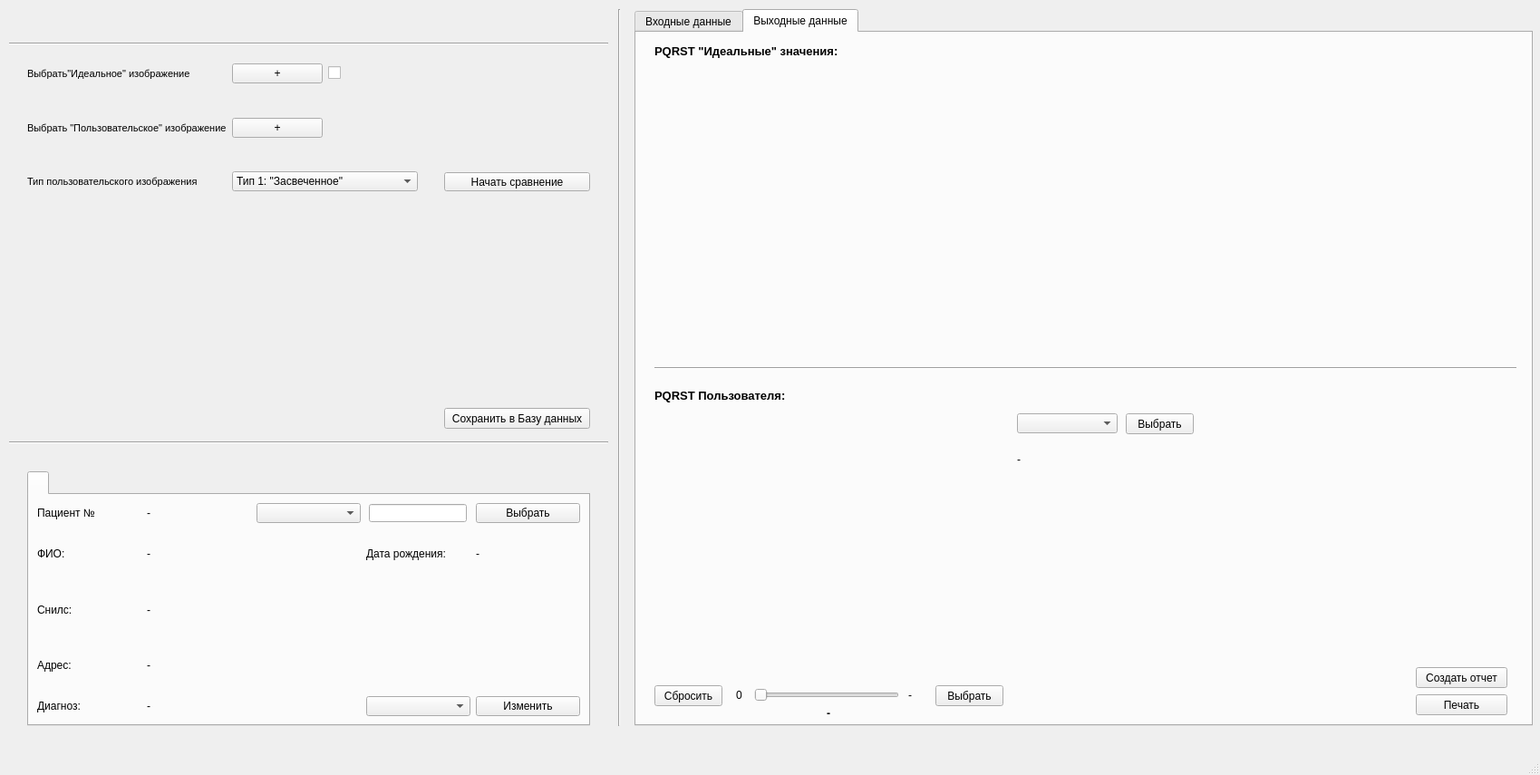
<?xml version="1.0" encoding="UTF-8"?>
<ui version="4.0">
 <class>MainWindow</class>
 <widget class="QMainWindow" name="MainWindow">
  <property name="geometry">
   <rect>
    <x>0</x>
    <y>0</y>
    <width>1699</width>
    <height>855</height>
   </rect>
  </property>
  <property name="windowTitle">
   <string>MainWindow</string>
  </property>
  <widget class="QWidget" name="centralwidget">
   <widget class="Line" name="line">
    <property name="geometry">
     <rect>
      <x>673</x>
      <y>10</y>
      <width>20</width>
      <height>791</height>
     </rect>
    </property>
    <property name="orientation">
     <enum>Qt::Vertical</enum>
    </property>
   </widget>
   <widget class="QPushButton" name="pushButton_2">
    <property name="geometry">
     <rect>
      <x>490</x>
      <y>190</y>
      <width>161</width>
      <height>21</height>
     </rect>
    </property>
    <property name="text">
     <string>Начать сравнение</string>
    </property>
   </widget>
   <widget class="Line" name="line_2">
    <property name="geometry">
     <rect>
      <x>10</x>
      <y>480</y>
      <width>661</width>
      <height>16</height>
     </rect>
    </property>
    <property name="orientation">
     <enum>Qt::Horizontal</enum>
    </property>
   </widget>
   <widget class="QPushButton" name="pushButton_3">
    <property name="geometry">
     <rect>
      <x>490</x>
      <y>450</y>
      <width>161</width>
      <height>23</height>
     </rect>
    </property>
    <property name="text">
     <string>Сохранить в Базу данных</string>
    </property>
   </widget>
   <widget class="QTabWidget" name="tabWidget_2">
    <property name="geometry">
     <rect>
      <x>700</x>
      <y>10</y>
      <width>991</width>
      <height>791</height>
     </rect>
    </property>
    <property name="currentIndex">
     <number>1</number>
    </property>
    <widget class="QWidget" name="tab">
     <attribute name="title">
      <string>Входные данные</string>
     </attribute>
     <widget class="PlotWidget" name="widget_2" native="true">
      <property name="geometry">
       <rect>
        <x>10</x>
        <y>40</y>
        <width>959</width>
        <height>221</height>
       </rect>
      </property>
     </widget>
     <widget class="PlotWidget" name="widget_3" native="true">
      <property name="geometry">
       <rect>
        <x>10</x>
        <y>548</y>
        <width>959</width>
        <height>211</height>
       </rect>
      </property>
     </widget>
     <widget class="PlotWidget" name="widget" native="true">
      <property name="geometry">
       <rect>
        <x>10</x>
        <y>300</y>
        <width>959</width>
        <height>211</height>
       </rect>
      </property>
     </widget>
     <widget class="QLabel" name="label_2">
      <property name="geometry">
       <rect>
        <x>10</x>
        <y>10</y>
        <width>941</width>
        <height>21</height>
       </rect>
      </property>
      <property name="font">
       <font>
        <pointsize>10</pointsize>
        <weight>75</weight>
        <bold>true</bold>
       </font>
      </property>
      <property name="text">
       <string>График &quot;Идеальные&quot; значения:</string>
      </property>
     </widget>
     <widget class="QLabel" name="label_3">
      <property name="geometry">
       <rect>
        <x>10</x>
        <y>270</y>
        <width>941</width>
        <height>21</height>
       </rect>
      </property>
      <property name="font">
       <font>
        <pointsize>10</pointsize>
        <weight>75</weight>
        <bold>true</bold>
       </font>
      </property>
      <property name="text">
       <string>График &quot;Пользовательские&quot; значения:</string>
      </property>
     </widget>
     <widget class="QLabel" name="label_13">
      <property name="geometry">
       <rect>
        <x>10</x>
        <y>520</y>
        <width>941</width>
        <height>21</height>
       </rect>
      </property>
      <property name="font">
       <font>
        <pointsize>10</pointsize>
        <weight>75</weight>
        <bold>true</bold>
       </font>
      </property>
      <property name="text">
       <string>График сравнения &quot;Идеальные&quot; и &quot;Пользовательские&quot; значения:</string>
      </property>
     </widget>
    </widget>
    <widget class="QWidget" name="tab_2">
     <attribute name="title">
      <string>Выходные данные</string>
     </attribute>
     <widget class="PlotWidget" name="widget_4" native="true">
      <property name="geometry">
       <rect>
        <x>20</x>
        <y>40</y>
        <width>381</width>
        <height>291</height>
       </rect>
      </property>
     </widget>
     <widget class="PlotWidget" name="widget_5" native="true">
      <property name="geometry">
       <rect>
        <x>20</x>
        <y>420</y>
        <width>381</width>
        <height>291</height>
       </rect>
      </property>
     </widget>
     <widget class="Line" name="line_3">
      <property name="geometry">
       <rect>
        <x>20</x>
        <y>360</y>
        <width>951</width>
        <height>21</height>
       </rect>
      </property>
      <property name="orientation">
       <enum>Qt::Horizontal</enum>
      </property>
     </widget>
     <widget class="QLabel" name="label_5">
      <property name="geometry">
       <rect>
        <x>20</x>
        <y>10</y>
        <width>381</width>
        <height>21</height>
       </rect>
      </property>
      <property name="font">
       <font>
        <pointsize>10</pointsize>
        <weight>75</weight>
        <bold>true</bold>
       </font>
      </property>
      <property name="text">
       <string>PQRST &quot;Идеальные&quot; значения:</string>
      </property>
     </widget>
     <widget class="QLabel" name="label_6">
      <property name="geometry">
       <rect>
        <x>20</x>
        <y>390</y>
        <width>381</width>
        <height>21</height>
       </rect>
      </property>
      <property name="font">
       <font>
        <pointsize>10</pointsize>
        <weight>75</weight>
        <bold>true</bold>
       </font>
      </property>
      <property name="text">
       <string>PQRST Пользователя:</string>
      </property>
     </widget>
     <widget class="QSlider" name="horizontalSlider_2">
      <property name="geometry">
       <rect>
        <x>130</x>
        <y>720</y>
        <width>160</width>
        <height>22</height>
       </rect>
      </property>
      <property name="orientation">
       <enum>Qt::Horizontal</enum>
      </property>
     </widget>
     <widget class="QPushButton" name="pushButton_5">
      <property name="geometry">
       <rect>
        <x>330</x>
        <y>720</y>
        <width>75</width>
        <height>23</height>
       </rect>
      </property>
      <property name="text">
       <string>Выбрать</string>
      </property>
     </widget>
     <widget class="QPushButton" name="pushButton_6">
      <property name="geometry">
       <rect>
        <x>20</x>
        <y>720</y>
        <width>75</width>
        <height>23</height>
       </rect>
      </property>
      <property name="text">
       <string>Сбросить</string>
      </property>
     </widget>
     <widget class="QLabel" name="label_7">
      <property name="geometry">
       <rect>
        <x>300</x>
        <y>720</y>
        <width>31</width>
        <height>21</height>
       </rect>
      </property>
      <property name="text">
       <string>-</string>
      </property>
     </widget>
     <widget class="QLabel" name="label_8">
      <property name="geometry">
       <rect>
        <x>110</x>
        <y>720</y>
        <width>16</width>
        <height>21</height>
       </rect>
      </property>
      <property name="text">
       <string>0</string>
      </property>
     </widget>
     <widget class="QLabel" name="label_9">
      <property name="geometry">
       <rect>
        <x>210</x>
        <y>740</y>
        <width>21</width>
        <height>21</height>
       </rect>
      </property>
      <property name="font">
       <font>
        <weight>75</weight>
        <bold>true</bold>
       </font>
      </property>
      <property name="text">
       <string>-</string>
      </property>
     </widget>
     <widget class="QComboBox" name="comboBox_2">
      <property name="geometry">
       <rect>
        <x>420</x>
        <y>420</y>
        <width>111</width>
        <height>22</height>
       </rect>
      </property>
     </widget>
     <widget class="QPushButton" name="pushButton_7">
      <property name="geometry">
       <rect>
        <x>540</x>
        <y>420</y>
        <width>75</width>
        <height>23</height>
       </rect>
      </property>
      <property name="text">
       <string>Выбрать</string>
      </property>
     </widget>
     <widget class="QLabel" name="label_14">
      <property name="geometry">
       <rect>
        <x>420</x>
        <y>460</y>
        <width>551</width>
        <height>21</height>
       </rect>
      </property>
      <property name="text">
       <string>-</string>
      </property>
     </widget>
     <widget class="QPushButton" name="pushButton_8">
      <property name="geometry">
       <rect>
        <x>860</x>
        <y>700</y>
        <width>101</width>
        <height>23</height>
       </rect>
      </property>
      <property name="text">
       <string>Создать отчет</string>
      </property>
     </widget>
     <widget class="QPushButton" name="pushButton_9">
      <property name="geometry">
       <rect>
        <x>860</x>
        <y>730</y>
        <width>101</width>
        <height>23</height>
       </rect>
      </property>
      <property name="text">
       <string>Печать</string>
      </property>
     </widget>
    </widget>
   </widget>
   <widget class="QTabWidget" name="tabWidget">
    <property name="geometry">
     <rect>
      <x>30</x>
      <y>520</y>
      <width>621</width>
      <height>281</height>
     </rect>
    </property>
    <widget class="QWidget" name="Page1_3">
     <attribute name="title">
      <string/>
     </attribute>
     <layout class="QGridLayout" name="gridLayout_6">
      <item row="3" column="0">
       <widget class="QLabel" name="label_43">
        <property name="text">
         <string>Адрес:</string>
        </property>
       </widget>
      </item>
      <item row="0" column="0">
       <widget class="QLabel" name="label_44">
        <property name="text">
         <string>Пациент № </string>
        </property>
       </widget>
      </item>
      <item row="4" column="0">
       <widget class="QLabel" name="label_45">
        <property name="text">
         <string>Диагноз:</string>
        </property>
       </widget>
      </item>
      <item row="3" column="1" colspan="4">
       <widget class="QLabel" name="label_46">
        <property name="text">
         <string>-</string>
        </property>
       </widget>
      </item>
      <item row="1" column="4">
       <widget class="QLabel" name="label_47">
        <property name="text">
         <string>-</string>
        </property>
       </widget>
      </item>
      <item row="0" column="1">
       <widget class="QLabel" name="label_48">
        <property name="text">
         <string>-</string>
        </property>
       </widget>
      </item>
      <item row="0" column="2">
       <widget class="QComboBox" name="comboBox_6"/>
      </item>
      <item row="1" column="0">
       <widget class="QLabel" name="label_50">
        <property name="text">
         <string>ФИО: </string>
        </property>
       </widget>
      </item>
      <item row="1" column="3">
       <widget class="QLabel" name="label_51">
        <property name="text">
         <string>Дата рождения:</string>
        </property>
       </widget>
      </item>
      <item row="1" column="1" colspan="2">
       <widget class="QLabel" name="label_52">
        <property name="text">
         <string>-</string>
        </property>
       </widget>
      </item>
      <item row="2" column="1" colspan="4">
       <widget class="QLabel" name="label_53">
        <property name="text">
         <string>-</string>
        </property>
       </widget>
      </item>
      <item row="2" column="0">
       <widget class="QLabel" name="label_54">
        <property name="text">
         <string>Снилс:</string>
        </property>
       </widget>
      </item>
      <item row="4" column="4">
       <widget class="QPushButton" name="pushButton_12">
        <property name="text">
         <string>Изменить</string>
        </property>
       </widget>
      </item>
      <item row="4" column="3">
       <widget class="QComboBox" name="comboBox_7"/>
      </item>
      <item row="0" column="4">
       <widget class="QPushButton" name="pushButton_13">
        <property name="text">
         <string>Выбрать</string>
        </property>
       </widget>
      </item>
      <item row="0" column="3" alignment="Qt::AlignHCenter">
       <widget class="QLineEdit" name="lineEdit_5">
        <property name="maximumSize">
         <size>
          <width>473</width>
          <height>20</height>
         </size>
        </property>
       </widget>
      </item>
      <item row="4" column="1" colspan="2">
       <widget class="QLabel" name="label_49">
        <property name="text">
         <string>-</string>
        </property>
       </widget>
      </item>
     </layout>
    </widget>
   </widget>
   <widget class="Line" name="line_4">
    <property name="geometry">
     <rect>
      <x>10</x>
      <y>40</y>
      <width>661</width>
      <height>16</height>
     </rect>
    </property>
    <property name="orientation">
     <enum>Qt::Horizontal</enum>
    </property>
   </widget>
   <widget class="QWidget" name="">
    <property name="geometry">
     <rect>
      <x>30</x>
      <y>70</y>
      <width>431</width>
      <height>141</height>
     </rect>
    </property>
    <layout class="QGridLayout" name="gridLayout">
     <item row="4" column="0">
      <widget class="QLabel" name="label_11">
       <property name="font">
        <font>
         <pointsize>8</pointsize>
        </font>
       </property>
       <property name="text">
        <string>Тип пользовательского изображения</string>
       </property>
      </widget>
     </item>
     <item row="2" column="1">
      <widget class="QPushButton" name="pushButton_4">
       <property name="text">
        <string>+</string>
       </property>
      </widget>
     </item>
     <item row="0" column="1">
      <widget class="QPushButton" name="pushButton">
       <property name="text">
        <string>+</string>
       </property>
      </widget>
     </item>
     <item row="0" column="0">
      <widget class="QLabel" name="label">
       <property name="font">
        <font>
         <pointsize>8</pointsize>
        </font>
       </property>
       <property name="text">
        <string>Выбрать&quot;Идеальное&quot; изображение </string>
       </property>
      </widget>
     </item>
     <item row="2" column="0">
      <widget class="QLabel" name="label_10">
       <property name="font">
        <font>
         <pointsize>8</pointsize>
        </font>
       </property>
       <property name="text">
        <string>Выбрать &quot;Пользовательское&quot; изображение</string>
       </property>
      </widget>
     </item>
     <item row="4" column="1" colspan="2">
      <widget class="QComboBox" name="comboBox">
       <item>
        <property name="text">
         <string>Тип 1: &quot;Засвеченное&quot;</string>
        </property>
       </item>
       <item>
        <property name="text">
         <string>Тип 2: &quot;Светлое&quot;</string>
        </property>
       </item>
       <item>
        <property name="text">
         <string>Тип 3: &quot;Среднее&quot;</string>
        </property>
       </item>
       <item>
        <property name="text">
         <string>Тип 4: &quot;Затемненное&quot;</string>
        </property>
       </item>
       <item>
        <property name="text">
         <string>Тип 5: &quot;Темное&quot;</string>
        </property>
       </item>
      </widget>
     </item>
     <item row="1" column="0" colspan="3">
      <widget class="QLabel" name="label_12">
       <property name="text">
        <string/>
       </property>
      </widget>
     </item>
     <item row="3" column="0">
      <widget class="QLabel" name="label_4">
       <property name="text">
        <string/>
       </property>
      </widget>
     </item>
     <item row="0" column="2">
      <widget class="QCheckBox" name="checkBox">
       <property name="text">
        <string/>
       </property>
      </widget>
     </item>
    </layout>
   </widget>
  </widget>
  <widget class="QMenuBar" name="menubar">
   <property name="geometry">
    <rect>
     <x>0</x>
     <y>0</y>
     <width>1699</width>
     <height>21</height>
    </rect>
   </property>
  </widget>
  <widget class="QStatusBar" name="statusbar"/>
 </widget>
 <customwidgets>
  <customwidget>
   <class>PlotWidget</class>
   <extends>QWidget</extends>
   <header>pyqtgraph</header>
   <container>1</container>
  </customwidget>
 </customwidgets>
 <resources/>
 <connections/>
</ui>
